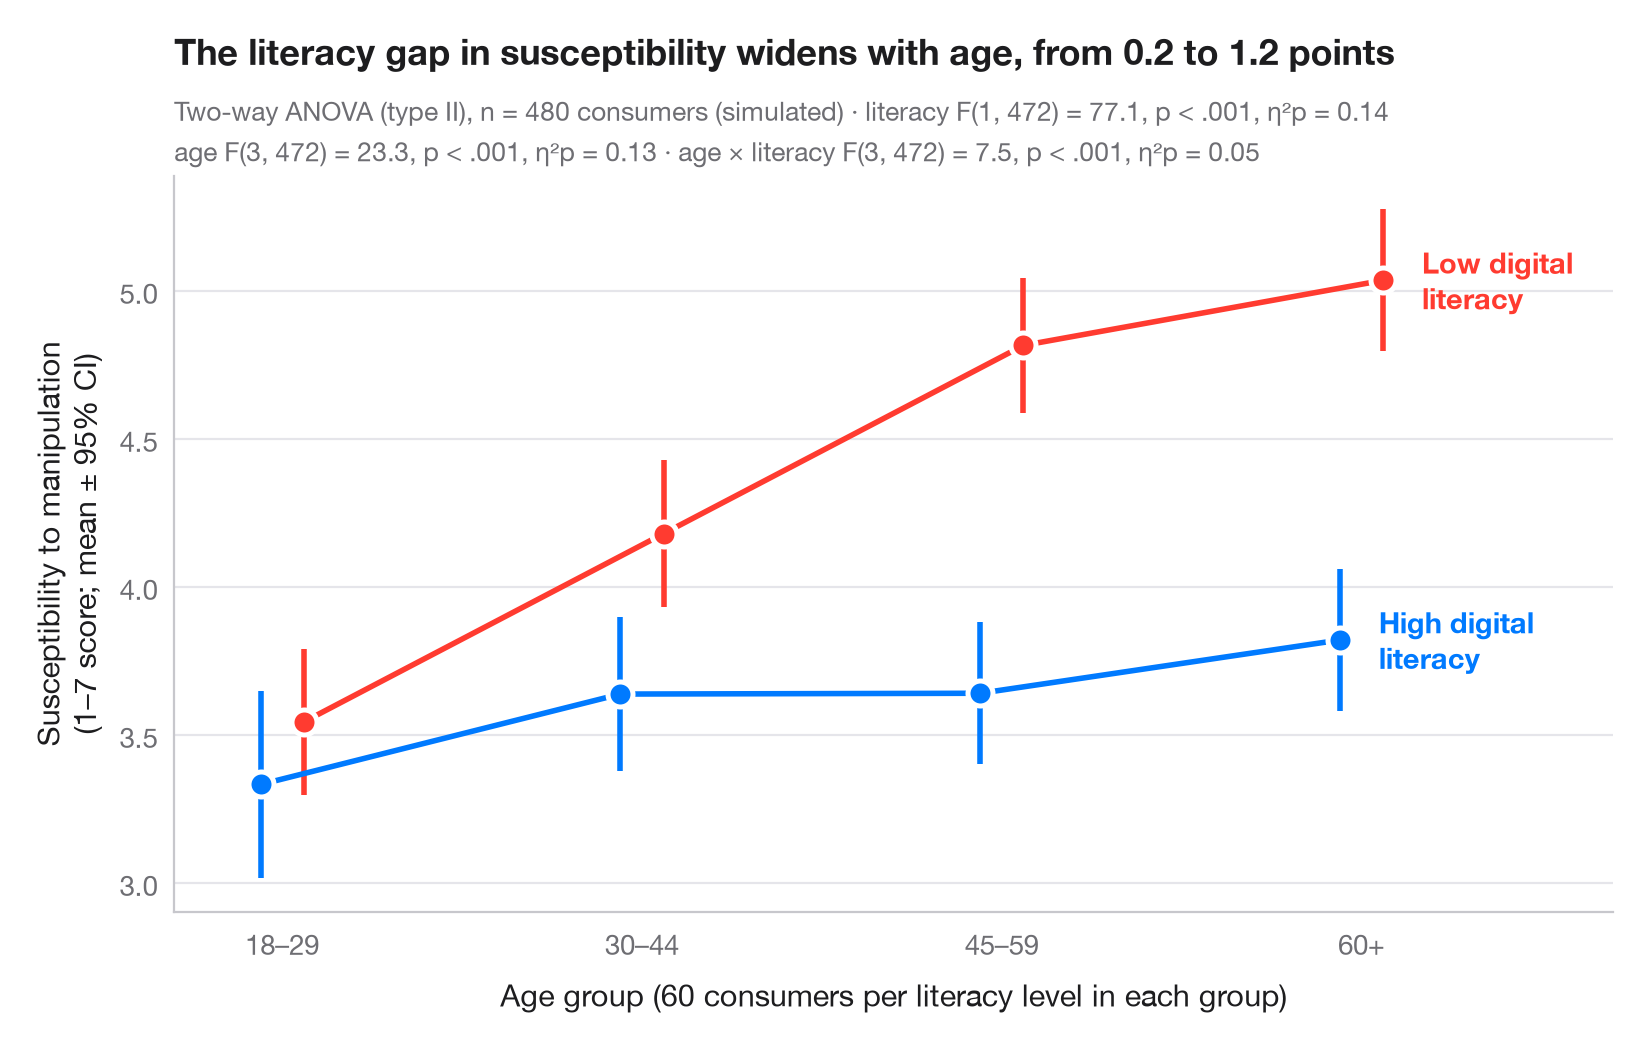

Recreate this plot in Python.
"""
title: Interaction plot
summary: Group means with 95% confidence intervals for two factors, with a two-way ANOVA.
r: ggpubr::ggline(add = "mean_ci") / ggstats
tags: [two-way ANOVA, interaction, means, confidence interval, factorial, consumers]
description: |
  An interaction plot shows the mean outcome for every combination of two
  factors: one factor on the x-axis, the other as coloured, slightly dodged
  lines. Each mean carries its 95% confidence interval. Parallel lines mean
  the two factors act independently; lines that converge, diverge or cross
  signal an interaction.

  The setting is de Marcellis-Warin, Marty, Thelisson & Warin (2022, *AI and
  Ethics*), on artificial intelligence and consumer manipulation. The numbers
  here are **simulated** for illustration — a 1–7 susceptibility-to-manipulation
  score for n = 480 consumers, by age group and by low or high digital
  literacy (60 per cell) — and are not the paper's data or results. The
  two-way ANOVA (type II sums of squares) comes from
  `statsmodels.formula.api.ols` and `statsmodels.stats.anova.anova_lm`, with
  partial η² for each term; the intervals use the t distribution.
"""
import matplotlib.pyplot as plt
import numpy as np
import pandas as pd
import statsmodels.formula.api as smf
from scipy import stats
from statsmodels.stats.anova import anova_lm

# Simulated data, set in the context of de Marcellis-Warin et al. (2022) [dmw2022manip]

# Data: susceptibility score (1–7) by age group and digital literacy, 60 consumers per cell
rng = np.random.default_rng(2022)
classes = ["18–29", "30–44", "45–59", "60+"]
df = pd.DataFrame([(a, lit) for a in range(4) for lit in ["High", "Low"] for _ in range(60)],
                  columns=["age", "literacy"])
low = (df.literacy == "Low").to_numpy()
df["score"] = np.clip(3.4 + 0.15 * df.age + low * (0.3 + 0.35 * df.age)
                      + rng.normal(0, 1.0, len(df)), 1, 7)
df["age_group"] = pd.Categorical(np.array(classes)[df.age], classes)

# Two-way ANOVA with interaction (type II) + partial eta squared
aov = anova_lm(smf.ols("score ~ C(age_group) * C(literacy)", data=df).fit(), typ=2)
ss_res = aov.loc["Residual", "sum_sq"]
aov["eta_p"] = aov.sum_sq / (aov.sum_sq + ss_res)
df_res = int(aov.loc["Residual", "df"])

# Means and t-based 95% CIs per cell
cells = df.groupby(["literacy", "age_group"], observed=True).score.agg(["mean", "sem", "count"])
cells["half"] = cells["sem"] * stats.t.ppf(0.975, cells["count"] - 1)

fig, ax = plt.subplots(figsize=(8, 5))
x = np.arange(len(classes))
for (lit, c, dx) in [("High", "#007AFF", -0.06), ("Low", "#FF3B30", 0.06)]:
    m = cells.loc[lit].reindex(classes)
    ax.errorbar(x + dx, m["mean"], yerr=m["half"], color=c, lw=2, capsize=0,
                elinewidth=2, marker="o", ms=9, mec="white", mew=1.8)
    ax.annotate(f"{lit} digital\nliteracy", (x[-1] + dx, m["mean"].iloc[-1]), xytext=(14, 0),
                textcoords="offset points", va="center", fontsize=10.5,
                fontweight="semibold", color=c)

ax.set_xticks(x, classes)
ax.set_xlim(-0.3, len(classes) - 0.3)
ax.set_xlabel("Age group (60 consumers per literacy level in each group)")
ax.set_ylabel("Susceptibility to manipulation\n(1–7 score; mean ± 95% CI)")

# One "F(df1, df2) = …, p …, η²p = …" string per ANOVA term
stat = {}
for term, label in [("C(age_group)", "age"), ("C(literacy)", "literacy"),
                    ("C(age_group):C(literacy)", "age × literacy")]:
    r = aov.loc[term]
    pval = "< .001" if r["PR(>F)"] < .001 else f"= {r['PR(>F)']:.2f}"
    stat[label] = f"{label} F({r.df:.0f}, {df_res}) = {r.F:.1f}, p {pval}, η²p = {r.eta_p:.2f}"

gap = cells.loc["Low", "mean"] - cells.loc["High", "mean"]
ax.set_title(f"The literacy gap in susceptibility widens with age, "
             f"from {gap.iloc[0]:.1f} to {gap.iloc[-1]:.1f} points", pad=40)
ax.text(0, 1.075, f"Two-way ANOVA (type II), n = {len(df)} consumers (simulated) · {stat['literacy']}",
        transform=ax.transAxes, fontsize=9.5, color="#6E6E73")
ax.text(0, 1.02, f"{stat['age']} · {stat['age × literacy']}", transform=ax.transAxes,
        fontsize=9.5, color="#6E6E73")
plt.show()
